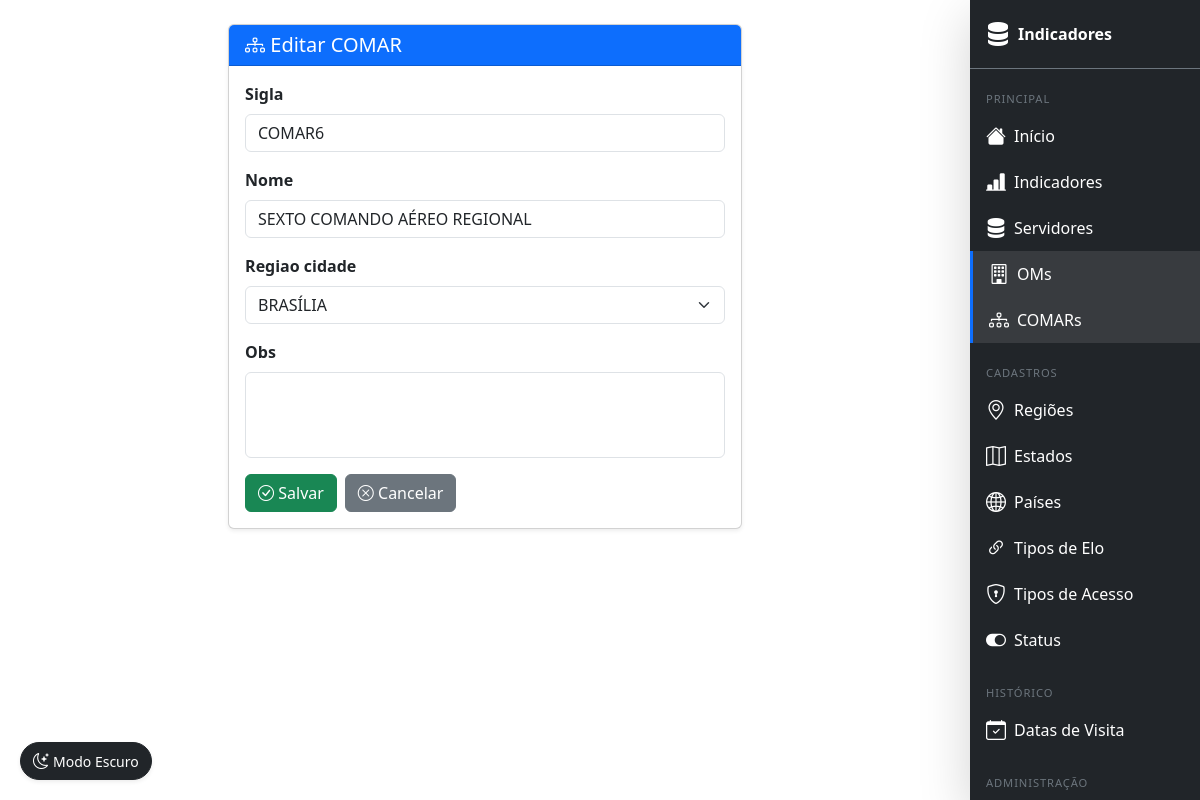
The page /comar/1/editar/ (signed in) on the database its author committed.
### indicadores/models.py (models this page shows, shortened)
class Comar(models.Model):
    sigla = models.CharField(max_length=20)
    nome = models.CharField(max_length=100)
    regiao_cidade = models.ForeignKey(RegiaoCidade, on_delete=models.CASCADE)
    obs = models.TextField(blank=True, null=True)

### indicadores/views/views_comar.py (the view)
# urls.py: path('comar/<int:pk>/editar/',        lr(views.comar_update), name='comar_update'),
def comar_update(request, pk):
    obj = get_object_or_404(Comar, pk=pk)
    form = ComarForm(request.POST or None, instance=obj)
    if form.is_valid():
        form.save()
        messages.success(request, 'COMAR atualizado.')
        return redirect('ind:comar_list')
    return render(request, 'comar/form.html', {'form': form, 'titulo': 'Editar COMAR'})

### indicadores/forms.py (shortened to what this page needs)
class ComarForm(forms.ModelForm):
    class Meta:
        model = Comar
        fields = ['sigla', 'nome', 'regiao_cidade', 'obs']
        widgets = {
            'sigla': forms.TextInput(attrs=_WIDGET_ATTRS),
            'nome': forms.TextInput(attrs=_WIDGET_ATTRS),
            'regiao_cidade': forms.Select(attrs=_SELECT_ATTRS),
            'obs': forms.Textarea(attrs={**_WIDGET_ATTRS, 'rows': 3}),
        }

### indicadores/models.py (called while the page is built)
    def __str__(self):
        return self.nome

### templates/comar/form.html (shortened to what this page needs)
{% extends 'base.html' %}
{% block content %}
<div class="container mt-4">
    <div class="row justify-content-center">
        <div class="col-md-7">
            <div class="card shadow-sm">
                <div class="card-header bg-primary text-white">
                    <h5 class="mb-0"><i class="bi bi-diagram-3"></i> {{ titulo }}</h5>
                </div>
                <div class="card-body">
                    <form method="post">
                        {% for field in form %}
                        <div class="mb-3">
                            <label class="form-label fw-semibold">{{ field.label }}</label>
                            {{ field }}
                        </div>
                        {% endfor %}
                        <div class="d-flex gap-2">
                            <button type="submit" class="btn btn-success"><i class="bi bi-check-circle"></i> Salvar</button>
                            <a href="{% url 'ind:comar_list' %}" class="btn btn-secondary"><i class="bi bi-x-circle"></i> Cancelar</a>
                        </div>
                    </form>
                </div>
            </div>
        </div>
    </div>
</div>
{% endblock %}

### templates/base.html (style rules this page uses)
@media (min-width: 992px) { body { padding-right: 230px; } }
textarea { resize: none; }

### rows shown on the page
Comar: form "COMAR6" "SEXTO COMANDO AÉREO REGIONAL" "BRASÍLIA"

### other values the page prints
{{ titulo }} "Editar COMAR"
{{ field.label }} "Sigla" "Nome" "Regiao cidade" "Obs"
